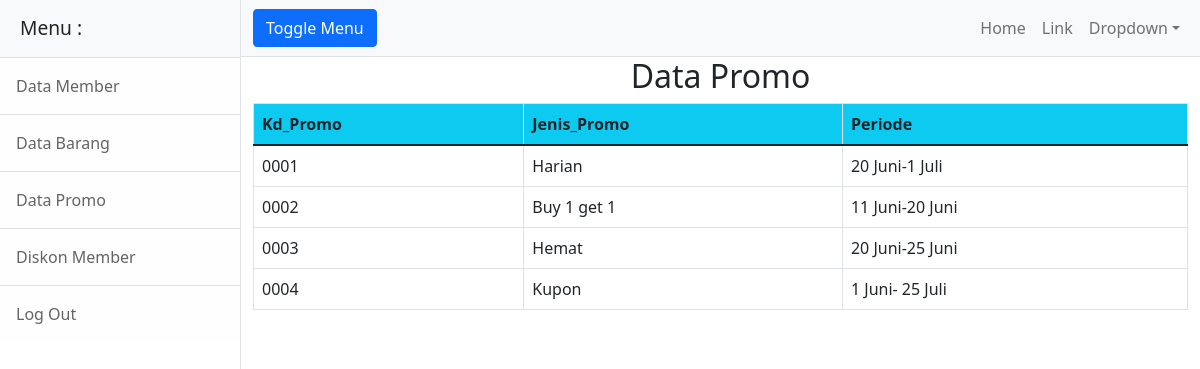
The page /promo/promo.php on the database its author committed.
### tables this page shows
CREATE TABLE `tb_promo` (
  `Kd_Promo` varchar(25) NOT NULL,
  `Jenis_Promo` varchar(25) NOT NULL,
  `Periode` varchar(35) NOT NULL
);

### promo/data_promo.php (the view, shortened to what this page needs)
<?php
include '../auth/koneksi.php';
$query = mysqli_query($mysqli,"SELECT * from tb_promo");
?>
<center>
<h2> Data Promo</h2>
<table class= "table table-bordered table-responsive" width="100%">
	<thead class="bg-info">
	<tr>
	<th>Kd_Promo</th> <th>Jenis_Promo</th> <th>Periode</th>
	</tr>
	</thead>
	<tbody>
	<?php
	while ($result = mysqli_fetch_array($query)){
	?>
	<tr>
		<td><?php echo $result['Kd_Promo'];?></td>
		<td><?php echo $result['Jenis_Promo'];?></td>
		<td><?php echo $result['Periode'];?></td>
	</tr>
	<?php }?>
	</tbody>
	</table>

### rows shown on the page
tb_promo: Kd_Promo "0001", Jenis_Promo "Harian", Periode "20 Juni-1 Juli"
tb_promo: Kd_Promo "0002", Jenis_Promo "Buy 1 get 1", Periode "11 Juni-20 Juni"
tb_promo: Kd_Promo "0003", Jenis_Promo "Hemat", Periode "20 Juni-25 Juni"
tb_promo: Kd_Promo "0004", Jenis_Promo "Kupon", Periode "1 Juni- 25 Juli"
